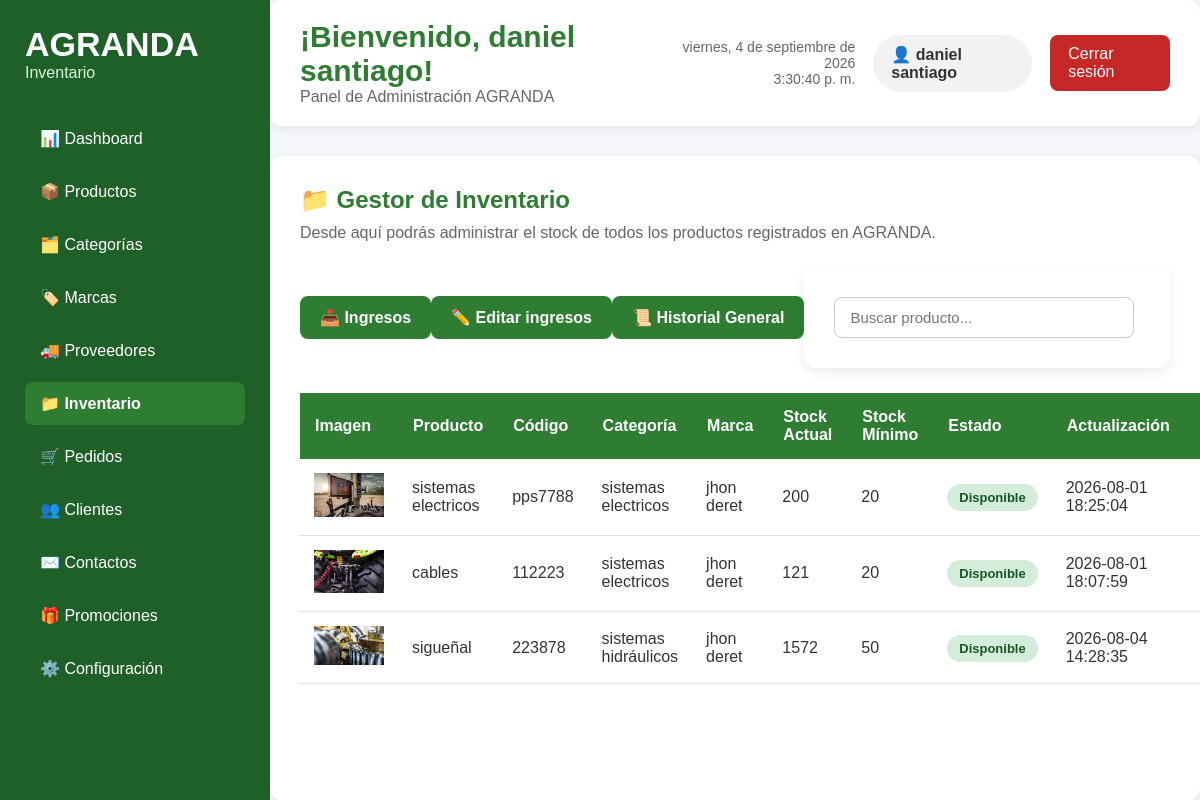
/admin/inventario/inventario.php (signed in), run on an earlier commit of the app's database.
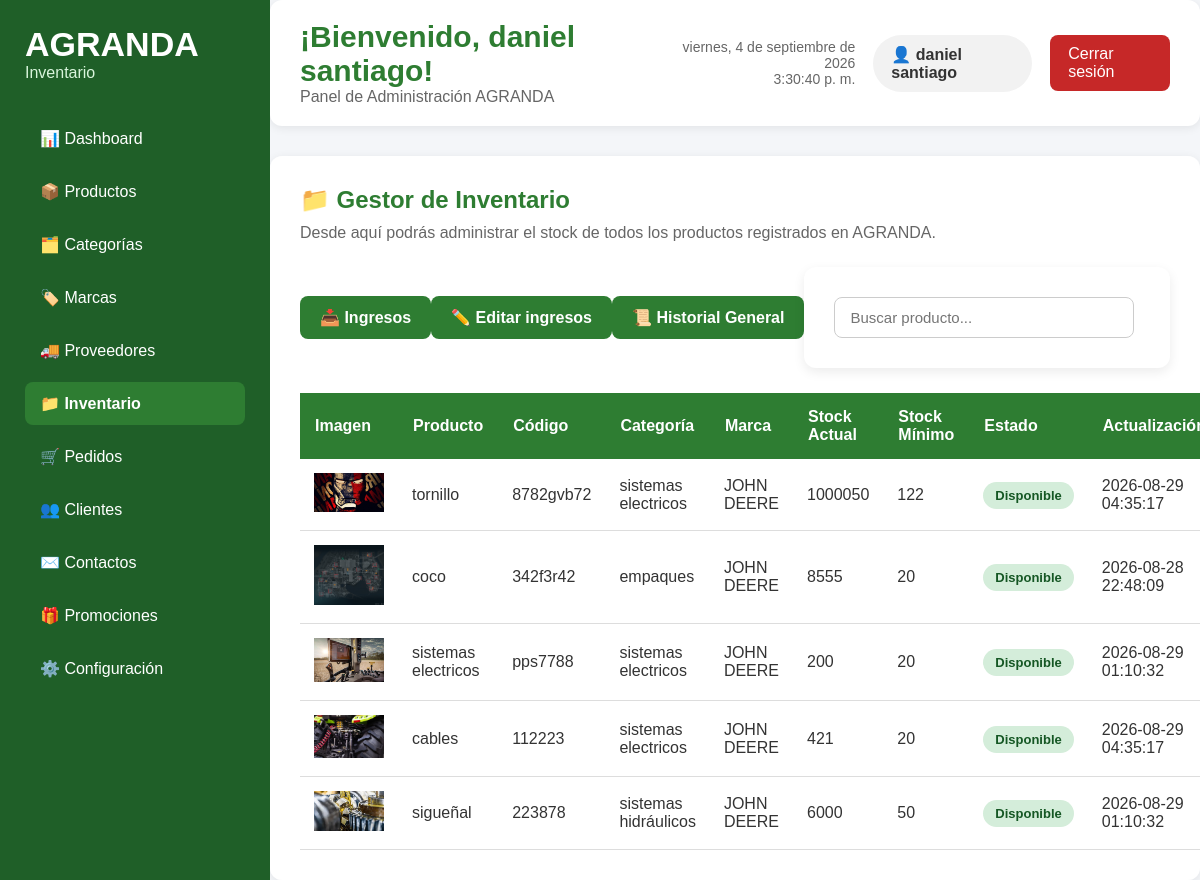
And on a later commit of the database.
### tables this page shows
CREATE TABLE `inventario` (
  `id_inventario` int(11) NOT NULL,
  `id_producto` int(11) NOT NULL,
  `stock_actual` int(11) NOT NULL DEFAULT 0,
  `stock_minimo` int(11) NOT NULL DEFAULT 0,
  `fecha_actualizacion` timestamp NOT NULL DEFAULT current_timestamp() ON UPDATE current_timestamp()
);

CREATE TABLE `imagenes_producto` (
  `id_imagen` int(11) NOT NULL,
  `id_producto` int(11) NOT NULL,
  `ruta_imagen` varchar(255) NOT NULL,
  `principal` tinyint(1) DEFAULT 0,
  `orden` int(11) DEFAULT 1,
  `fecha_subida` timestamp NOT NULL DEFAULT current_timestamp(),
  `estado` tinyint(1) DEFAULT 1
);

CREATE TABLE `productos` (
  `id_producto` int(11) NOT NULL,
  `id_categoria` int(11) NOT NULL,
  `id_marca` int(11) DEFAULT NULL,
  `nombre` varchar(150) NOT NULL,
  `descripcion` text DEFAULT NULL,
  `codigo_producto` varchar(50) NOT NULL,
  `precio` decimal(10,2) NOT NULL,
  `peso` decimal(8,2) DEFAULT NULL,
  `estado` tinyint(1) DEFAULT 1,
  `destacado` tinyint(1) DEFAULT 0,
  `fecha_creacion` timestamp NOT NULL DEFAULT current_timestamp(),
  `fecha_actualizacion` timestamp NOT NULL DEFAULT current_timestamp() ON UPDATE current_timestamp()
);

CREATE TABLE `categorias` (
  `id_categoria` int(11) NOT NULL,
  `nombre` varchar(200) NOT NULL,
  `descripcion` text DEFAULT NULL,
  `imagen` varchar(255) DEFAULT NULL,
  `estado` tinyint(1) DEFAULT 1,
  `fecha_creacion` timestamp NOT NULL DEFAULT current_timestamp()
);

CREATE TABLE `marcas` (
  `id_marca` int(11) NOT NULL,
  `nombre` varchar(100) NOT NULL,
  `descripcion` text DEFAULT NULL,
  `estado` tinyint(1) DEFAULT 1,
  `fecha_creacion` timestamp NOT NULL DEFAULT current_timestamp()
);

### admin/inventario/inventario.php (the view, shortened to what this page needs)
<?php
require_once("../../config/conexion.php");
$busqueda = $_GET["busqueda"] ?? "";
$sql = "SELECT
            i.id_inventario,
            i.id_producto,
            i.stock_actual,
            i.stock_minimo,
            i.fecha_actualizacion,
            p.nombre,
            p.codigo_producto,
            c.nombre AS categoria,
            m.nombre AS marca,
            img.ruta_imagen
        FROM inventario i
        INNER JOIN productos p
        ON i.id_producto = p.id_producto
        INNER JOIN categorias c
        ON p.id_categoria = c.id_categoria
        LEFT JOIN marcas m
        ON p.id_marca = m.id_marca
        LEFT JOIN imagenes_producto img
        ON p.id_producto = img.id_producto
        AND img.principal = 1";
$sql .= " ORDER BY i.id_inventario DESC";
$stmt = $conexion->prepare($sql);
$stmt->execute();
$resultado = $stmt->get_result();
?>
<!DOCTYPE html>
<html lang="es">
<head>
    <link rel="stylesheet" href="inventario.css">
</head>
<body>
<div class="contenedor-dashboard">
    <aside class="menu-lateral">
        <div class="logo-panel">
            <h1>AGRANDA</h1>
            <p>Inventario</p>
        </div>
        <nav>
            <ul>
                <li><a href="../dashboard/dashboard.php">📊 Dashboard</a></li>
                <li><a href="../productos/productos.php">📦 Productos</a></li>
                <li><a href="../categorias/categorias.php">🗂️ Categorías</a></li>
                <li><a href="../marcas/marcas.php">🏷️ Marcas</a></li>
                <li><a href="../proveedores/proveedores.php">🚚 Proveedores</a></li>
                <li><a href="inventario.php" class="activo">📁 Inventario</a></li>
                <li><a href="../pedidos/pedidos.php">🛒 Pedidos</a></li>
                <li><a href="../clientes/clientes.php">👥 Clientes</a></li>
                <li><a href="../contactos/contactos.php">✉️ Contactos</a></li>
                <li><a href="../promociones/promociones.php">🎁 Promociones</a></li>
                <li><a href="../configuracion/configuracion.php">⚙️ Configuración</a></li>
            </ul>
        </nav>
    </aside>
    <main class="contenido">
        <header class="encabezado">
            <div class="titulo-panel">
                <h2>¡Bienvenido, <?php echo $_SESSION["nombre"]; ?>!</h2>
                <p>Panel de Administración AGRANDA</p>
            </div>
            <div class="panel-usuario">
                <div class="fecha-hora">
                    <span id="fecha"></span><br>
                    <span id="hora"></span>
                </div>
                <div class="usuario">
                    👤 <?php echo $_SESSION["nombre"]; ?>
                </div>
                <a href="../cerrar_sesion.php" class="btn-salir">
                    Cerrar sesión
                </a>
            </div>
        </header>
        <section class="resumen">
            <h2>📁 Gestor de Inventario</h2>
            <p>
                Desde aquí podrás administrar el stock de todos los productos registrados en AGRANDA.
            </p>
            <div class="barra-productos">
                <a href="ingresos_de_inventario.php" class="btn-nuevo">
                    📥 Ingresos
                </a>
                <a href="lista_ingresos.php" class="btn-secundario">
                    ✏️ Editar ingresos
                </a>
                <a href="historial_inventario.php" class="btn-secundario">
                    📜 Historial General
                </a>
                <form method="GET">
                    <input
                        type="search"
                        name="busqueda"
                        class="buscar-producto"
                        placeholder="Buscar producto..."
                        value="<?php echo htmlspecialchars($busqueda); ?>">
                </form>
            </div>
            <table class="tabla-productos">
                <thead>
                    <tr>
                        <th>Imagen</th>
                        <th>Producto</th>
                        <th>Código</th>
                        <th>Categoría</th>
                        <th>Marca</th>
                        <th>Stock Actual</th>
                        <th>Stock Mínimo</th>
                        <th>Estado</th>
                        <th>Actualización</th>
                        <th>Acciones</th>
                    </tr>
                </thead>
                <tbody>
                    <?php while($inventario = $resultado->fetch_assoc()){ ?>
                        <?php
                        $stock_actual = (int)$inventario["stock_actual"];
                        $stock_minimo = (int)$inventario["stock_minimo"];
                        if($stock_actual <= 0){
                            $estado = "Agotado";
                            $clase = "stock-agotado";
                        }elseif($stock_actual <= $stock_minimo){
                            $estado = "Stock bajo";
                            $clase = "stock-bajo";
                        }else{
                            $estado = "Disponible";
                            $clase = "stock-disponible";
                        }
                        ?>
                        <tr>
                            <td>
                                <?php if(!empty($inventario["ruta_imagen"])){ ?>
                                    <img
                                        src="../../<?php echo htmlspecialchars($inventario["ruta_imagen"], ENT_QUOTES, 'UTF-8'); ?>"
                                        alt="Producto"
                                        width="70">
                                <?php }else{ ?>
                                    Sin imagen
                                <?php } ?>
                            </td>
                            <td>
                                <?php echo htmlspecialchars($inventario["nombre"], ENT_QUOTES, 'UTF-8'); ?>
                            </td>
                            <td>
                                <?php echo htmlspecialchars($inventario["codigo_producto"], ENT_QUOTES, 'UTF-8'); ?>
                            </td>
                            <td>
                                <?php echo htmlspecialchars($inventario["categoria"], ENT_QUOTES, 'UTF-8'); ?>
                            </td>
                            <td>
                                <?php echo htmlspecialchars($inventario["marca"] ?? "Sin marca", ENT_QUOTES, 'UTF-8'); ?>
                            </td>
                            <td>
                                <?php echo $stock_actual; ?>
                            </td>
                            <td>
                                <?php echo $stock_minimo; ?>
                            </td>
                            <td>
                                <span class="<?php echo htmlspecialchars($clase, ENT_QUOTES, 'UTF-8'); ?>">
                                    <?php echo htmlspecialchars($estado, ENT_QUOTES, 'UTF-8'); ?>
                                </span>
                            </td>
                            <td>
                                <?php echo htmlspecialchars($inventario["fecha_actualizacion"], ENT_QUOTES, 'UTF-8'); ?>
                            </td>
                            <td class="acciones">
                            </td>
                        </tr>
                    <?php } ?>
                    </tbody>
            </table>
        </section>
    </main>
</div>
</body>
</html>

### admin/inventario/inventario.css (style rules this page uses)
* { margin:0; padding:0; box-sizing:border-box; font-family:Arial, Helvetica, sans-serif; }
body { background:#f4f6f9; color:#333; height: 100vh; overflow: hidden; }
.contenedor-dashboard { display:flex; height:100vh; }
.menu-lateral { width:270px; background:#1f5f28; color:white; padding:25px; height: 100vh; position: sticky; top: 0; overflow-y: auto; flex-shrink: 0; }
.logo-panel { margin-bottom:35px; }
.logo-panel h1 { font-size:34px; }
.logo-panel p { color:#d9f5dc; }
.menu-lateral ul { list-style:none; }
.menu-lateral li { margin:10px 0; }
.menu-lateral a { color:white; text-decoration:none; display:block; padding:12px 15px; border-radius:8px; transition:.3s; }
.menu-lateral a.activo { background:#2e7d32; font-weight:bold; }
.contenido { flex:1; display: flex; flex-direction: column; height: 100vh; overflow: hidden; }
.encabezado { display:flex; justify-content:space-between; align-items:center; background:white; padding:20px 30px; border-radius:12px; box-shadow:0 2px 10px rgba(0,0,0,.08); margin-bottom:30px; position: sticky; top: 0; z-index: 100; flex-shrink: 0; }
.titulo-panel h2 { color:#2e7d32; font-size:30px; }
.titulo-panel p { color:#666; }
.panel-usuario { display:flex; align-items:center; gap:18px; }
.fecha-hora { text-align:right; color:#666; font-size:14px; }
.usuario { background:#f2f2f2; padding:10px 18px; border-radius:30px; font-weight:bold; }
.btn-salir { background:#c62828; color:white; padding:10px 18px; text-decoration:none; border-radius:8px; }
.resumen { background:white; padding:30px; border-radius:12px; box-shadow:0 2px 10px rgba(0,0,0,.08); overflow-y:auto; flex:1; }
.resumen h2 { color:#2e7d32; margin-bottom:10px; }
.resumen p { color:#666; margin-bottom:25px; }
.barra-productos { display:flex; justify-content:space-between; align-items:center; margin-bottom:25px; }
.btn-nuevo { background:#2e7d32; color:white; border:none; padding:12px 20px; border-radius:8px }
form { background:#fff; padding:30px; border-radius:12px; box-shadow:0 4px 12px rgba(0,0,0,.08); max-width:800px; }
form input, form textarea, form select { width:100%; padding:10px; border:1px solid #ccc; border-radius:8px; font-size:15px; }
.btn-nuevo { display:inline-block; background:#2e7d32; color:#fff; text-decoration:none; padding:12px 20px; border-radius:8px; font-weight:bold; transition:.3s; }
.btn-secundario { display:inline-block; background:#2e7d32; color:#fff; text-decoration:none; padding:12px 20px; border-radius:8px; font-weight:bold; transition:.3s; }
.buscar-producto { width:300px; padding:11px 15px; border:1px solid #ccc; border-radius:8px; font-size:15px; }
.tabla-productos { width:100%; border-collapse:collapse; margin-top:20px; }
.tabla-productos thead { background:#2e7d32; color:white; }
.tabla-productos th { padding:15px; text-align:left; }
.tabla-productos td { padding:14px; border-bottom:1px solid #ddd; }
form { overflow-y: auto; flex: 1; }
.stock-disponible { background:#d4edda; color:#155724; padding:6px 12px; border-radius:20px; font-size:13px; font-weight:bold; }
.acciones { text-align:center; width: 120px; white-space:nowrap; }

What changed in the data, as far as the page shows it:
added inventario: imagenes_producto.ruta_imagen (picture), id_producto.nombre "tornillo", id_producto.codigo_producto "8782gvb72", categorias.nombre "sistemas electricos", marcas.nombre "JOHN DEERE", stock_actual "1000050", stock_minimo "122", estado "Disponible", fecha_actualizacion "2026-08-29 04:35:17"
added inventario: imagenes_producto.ruta_imagen (picture), id_producto.nombre "coco", id_producto.codigo_producto "342f3r42", categorias.nombre "empaques", marcas.nombre "JOHN DEERE", stock_actual "8555", stock_minimo "20", estado "Disponible", fecha_actualizacion "2026-08-28 22:48:09"
changed inventario "pps7788": marcas.nombre "jhon deret" → "JOHN DEERE"; fecha_actualizacion "2026-08-01 18:25:04" → "2026-08-29 01:10:32"
changed inventario "cables": marcas.nombre "jhon deret" → "JOHN DEERE"; stock_actual "121" → "421"; fecha_actualizacion "2026-08-01 18:07:59" → "2026-08-29 04:35:17"
changed inventario "sigueñal": marcas.nombre "jhon deret" → "JOHN DEERE"; stock_actual "1572" → "6000"; fecha_actualizacion "2026-08-04 14:28:35" → "2026-08-29 01:10:32"
